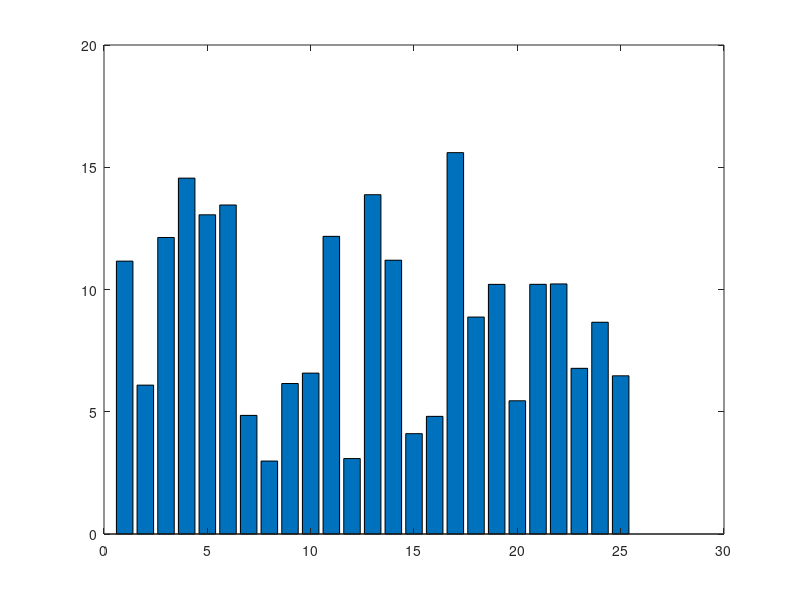

The MATLAB script that drew this image: (Note: this script raises an error after producing the figure.)
%% demo7 : Apply the slanCM colormap (with number of colors as argin) to the bar chart
X = randi([2, 15], [1, 25]) + rand([1, 25]);
b = bar(X);

b.FaceColor = 'flat';
% try colormap Id : 42 56 63 100 133 187 188
b.CData = slanCM(188, length(b.XData));

% Decorate the axes
ax = gca; 
hold(ax, 'on')
grid(ax, 'on')
axis(ax, 'tight')
ax.DataAspectRatio = [1,1,1];
ax.LineWidth = 1.2;
ax.XMinorTick = 'on';
ax.YMinorTick = 'on';
ax.ZMinorTick = 'on';
ax.GridLineStyle = ':';
